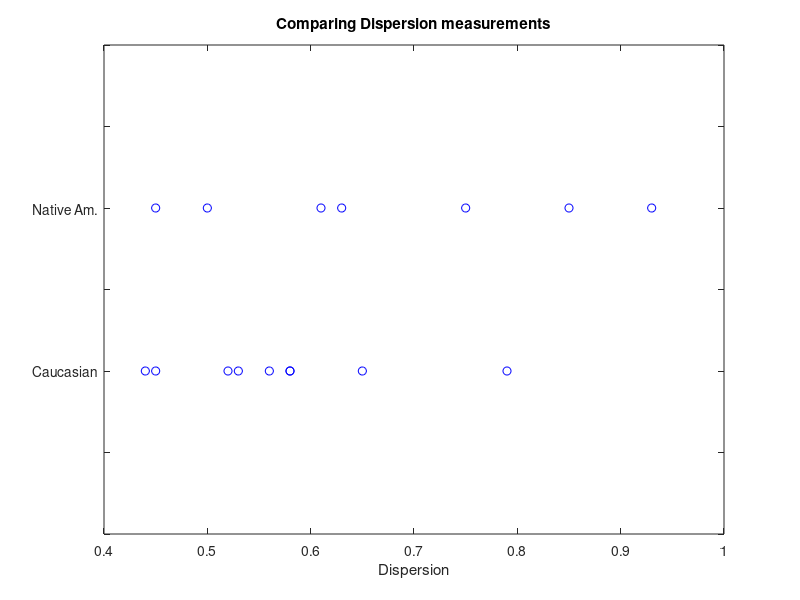

MATLAB code to generate this figure: (Note: this script raises an error after producing the figure.)
% WRSTtutorial.m: A brief tutorial on computing ranks with MATLAB
%
% https://www.stat.auckland.ac.nz/~wild/ChanceEnc/Ch10.wilcoxon.pdf
%
% RTB wrote it, 30 October 2020, unexpected blizzard!

% cd 'C:\usr\rick\doc\Committees\PIN\PIN Director\Courses\Stats\TAD\TAD Code\Development\WRST Tutorial'
%% Example 1

% Useful for labeling later:
NA = 1;
C = 0;

% Two different measures to illustrate basics and then ranking when there
% are ties in the data:
% 1. MSCE (mean sister chromatid exchage)
% 2. Dispersion

msceFlag = 0;
if msceFlag
    % We shall compare the groups labeled “Native American” and “Caucasian”
    % with respect to the variable MSCE (mean sister chromatid exchange).
    natAm = [8.5,9.48,8.65,8.16,8.83,7.76,8.63];
    cauc = [8.27,8.2,8.25,8.14,9,8.1,7.2,8.32,7.7];
    xStr = 'MSCE';
else
    natAm = [0.61,0.63,0.45,0.50,0.75,0.93,0.85];
    cauc = [0.56,0.58,0.45,0.44,0.58,0.79,0.65,0.52,0.53];
    xStr = 'Dispersion';
end

% Create an indicator variable: 0 = Caucasian, 1 = Native American
iNatAm = ones(size(natAm));
iCauc = zeros(size(cauc));

% Create a single data vector for the values and the indicators:
allData = [natAm,cauc];
allInd = [iNatAm,iCauc];

%% Plot the data:
figure
plot(allData,allInd,'bo');

% fix axes
ax = axis;
axis([ax(1),ax(2),-1,2]);

% make it pretty:
yVals = get(gca,'YTick');
yLabels = get(gca,'YTickLabel');

for k = 1:length(yVals)
    if yVals(k) == NA
        yLabels{k} = 'Native Am.';
    elseif yVals(k) == C
        yLabels{k} = 'Caucasian';
    else
        yLabels{k} = ' ';
    end
end
set(gca,'YTickLabel',yLabels);
xlabel(xStr);
title(['Comparing ',xStr, ' measurements']);

%% Rank the pooled data:

[rnk,tiedJ] = tiedrank(allData);

% compute the rank sums for each group:
wNA = sum(rnk(allInd == NA));
wC = sum(rnk(allInd == C));

%% Significance testing

% We can either compare of test statistic (wNA, or the 'rank sum') to a
% known null, or we can model H0 directly using a permutation test. The
% simplest way to do this is just to shuffle the labels.

nObs = length(allData);
nPerm = 10000;
allW = zeros(nPerm,1);

for k = 1:nPerm
    shuffledLabels = allInd(randperm(nObs));
    allW(k) = sum(rnk(shuffledLabels == NA));
end

figure
histogram(allW);
hold on
ax = axis;
hl = line([wNA,wNA],[ax(3),ax(4)],'LineWidth',2,'Color','r');
xlabel('Rank sum under H0');
ylabel('#');

%% Compute a 2-tailed p-value

if wNA >= median(allW)
    pValPermTest = 2 * (sum(allW >= wNA) / nPerm);
else
    pValPermTest = 2 * (sum(allW < wNA) / nPerm);
end
display(pValPermTest);

%% Compare with the Wilcoxon Rank Sum Test

pValWRST = ranksum(natAm,cauc);
display(pValWRST);

% Moral #1: We get the same answer using a permuation test as we do with
% the "classical" Wilcoxon Rank Sum Test

%% Same question, but with the linear model on ranks
% This is only exact for N > 11.

% As for all 2-sample tests with the LM, it is the beta coefficient for
% the slope of the regression line that is relevant for the comparison.
[b,dev,stats] = glmfit(allInd,rnk);
pLM = stats.p(2);
display(pLM);

%% Plot results of LM

figure
plot(allInd,rnk,'bo');
hold on

% fix axes
ax = axis;
axis([-1,2,ax(3),ax(4)]);

% make it pretty:
xVals = get(gca,'XTick');
xLabels = get(gca,'XTickLabel');

for k = 1:length(xVals)
    if xVals(k) == NA
        xLabels{k} = 'Native Am.';
    elseif xVals(k) == C
        xLabels{k} = 'Caucasian';
    else
        xLabels{k} = ' ';
    end
end
set(gca,'XTickLabel',xLabels);
ylabel([xStr, ' Rank']);
title(['Comparing ',xStr, ' measurements']);

% Now plot regression line
X = [0,1];
Y = b(1) + (b(2) .* X);

% Not clear how one should interpret a standard error for ranks.
yEBhi = (b(1)+stats.se(1)) + ((b(2)+stats.se(2)).*X);
yEBlo = (b(1)-stats.se(1)) + ((b(2)-stats.se(2)).*X);
errorbar(X,Y,yEBlo,yEBhi,'r.');
plot(X,Y,'r-');

% Moral #2: We get very nearly the same p-value as the WRST using the LM on
% ranked data.